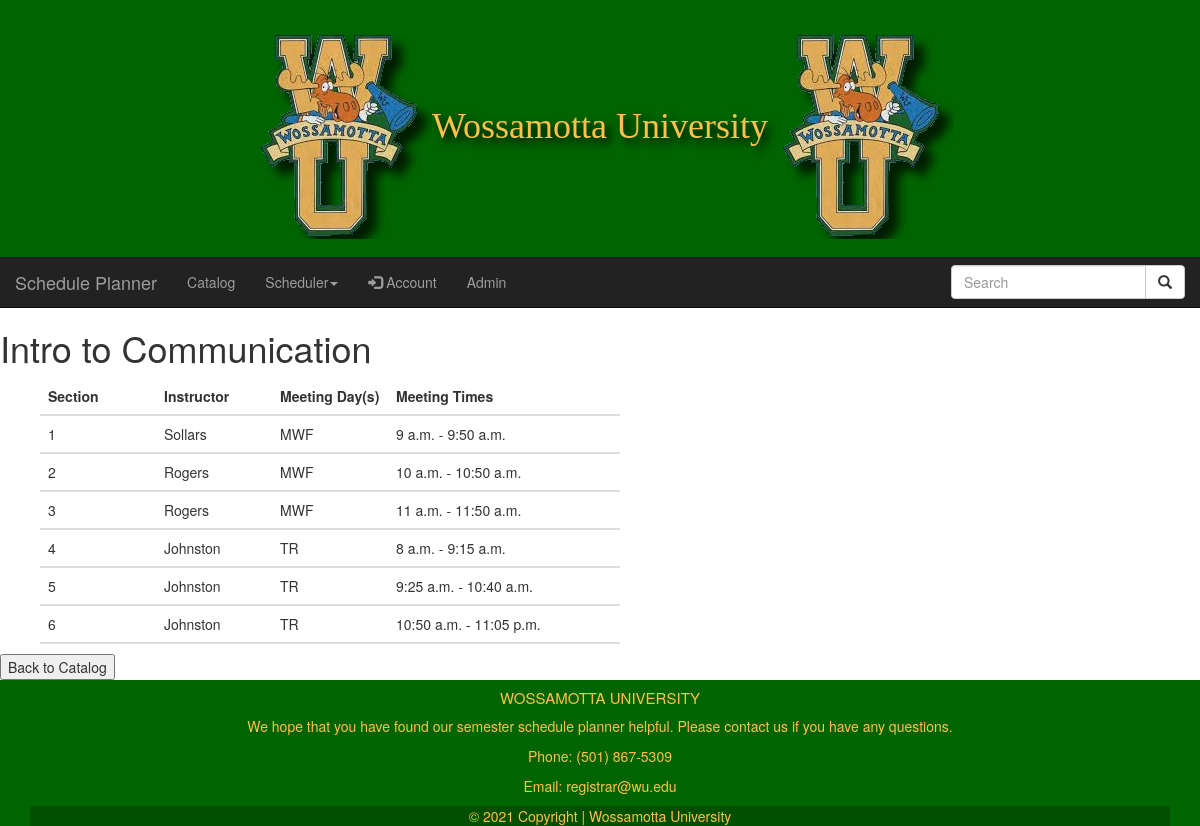
The app's page /course/5 (signed in) with its own data.
### catalog/models.py (models this page shows, shortened)
class Course(models.Model):
    department_ID = models.CharField(max_length=4)
    course_Number = models.CharField(max_length=10)
    course_Title = models.CharField(max_length=255)

class Section(models.Model):
    section_ID = models.CharField(max_length=20)
    instructor = models.CharField(max_length=255)
    course = models.ForeignKey(Course, on_delete=models.CASCADE)
    periods = models.ManyToManyField(Period)

class Period(models.Model):
    start_Time = models.TimeField()
    end_Time = models.TimeField()
    MONDAY = 'M'
    TUESDAY = 'T'
    WEDNESDAY = 'W'
    THURSDAY = 'R'
    FRIDAY = 'F'
    MONWED = 'MW'
    MONWEDFRI = 'MWF'
    TUETHU = 'TR'
    MONTUEWEDTHUFRI = 'MTWRF'
    MEETING_DAY_CHOICES = [
        (MONDAY, 'M'),
        (TUESDAY, 'T'),
        (WEDNESDAY, 'W'),
        (THURSDAY, 'R'),
        (FRIDAY, 'F'),
        (MONWED, 'MW'),
        (MONWEDFRI, 'MWF'),
        (TUETHU, 'TR'),
        (MONTUEWEDTHUFRI, 'MTWRF')
    ]
    meeting_day = models.CharField(
        max_length=10,
        choices=MEETING_DAY_CHOICES,
    )

### catalog/views.py (the view)
# urls.py: path('course/<int:course_pk>', views.viewCourse, name='viewCourse'),
@login_required  # Requires user to be logged in
def viewCourse(request, course_pk):  # Takes in the Request and the pk of the course
    courses = get_object_or_404(Course, pk=course_pk)
    section = Section.objects.all()  # QuerySet of all Section objects.
    return render(request, 'viewCourse.html', {'courses': courses, 'sections': section})

### catalog/templates/viewCourse.html (shortened to what this page needs)
{% extends "base.html" %}
{% block content %}
    <h1>{{ courses.course_Title }}</h1>
   <ol>
       <table style="width:50%">
        <colgroup>
            <col span="1" style="width: 20%;">
            <col span="1" style="width: 20%;">
            <col span="1" style="width: 20%;">
            <col span="1" style="width: 40%;">
        </colgroup>
            <tr>
                <th>Section</th>
                <th>Instructor</th>
                <th>Meeting Day(s)</th>
                <th>Meeting Times</th>
            </tr>
    </table>
{% for section in sections %}
    {% if section.course.id == courses.id %}
            {% for period in section.periods.all %}
                    <table style="width:50%">
                        <colgroup>
                            <col span="1" style="width: 20%;">
                            <col span="1" style="width: 20%;">
                            <col span="1" style="width: 20%;">
                            <col span="1" style="width: 40%;">
                        </colgroup>
                            <tr>
                                <td>{{ section.section_ID }} </td>
                                <td>{{ section.instructor }} </td>
                                <td>{{ period.meeting_day }}</td>
                                <td>{{ period.start_Time }} - {{ period.end_Time }}</td>
                            </tr>
                    </table>
            {% endfor %}
    {% endif %}
{% endfor %}
   </ol>
<form>
 <input type="button" value="Back to Catalog" onclick="history.back()">
</form>
{% endblock %}

### catalog/templates/base.html (style rules this page uses)
body { background-color: white; padding-bottom:50; }

### catalog/templates/viewCourse.html (style rules this page uses)
th, td { padding: 8px; text-align: left; border-bottom: 2px solid #ddd; }

### records on screen
Course: course_Title "Intro to Communication"
Section: section_ID "1", instructor "Sollars"
Period: meeting_day "MWF", start_Time "9 a.m.", end_Time "9:50 a.m."
Section: section_ID "2", instructor "Rogers"
Period: meeting_day "MWF", start_Time "10 a.m.", end_Time "10:50 a.m."
Section: section_ID "3", instructor "Rogers"
Period: meeting_day "MWF", start_Time "11 a.m.", end_Time "11:50 a.m."
Section: section_ID "4", instructor "Johnston"
Period: meeting_day "TR", start_Time "8 a.m.", end_Time "9:15 a.m."
Section: section_ID "5", instructor "Johnston"
Period: meeting_day "TR", start_Time "9:25 a.m.", end_Time "10:40 a.m."
Section: section_ID "6", instructor "Johnston"
Period: meeting_day "TR", start_Time "10:50 a.m.", end_Time "11:05 p.m."
